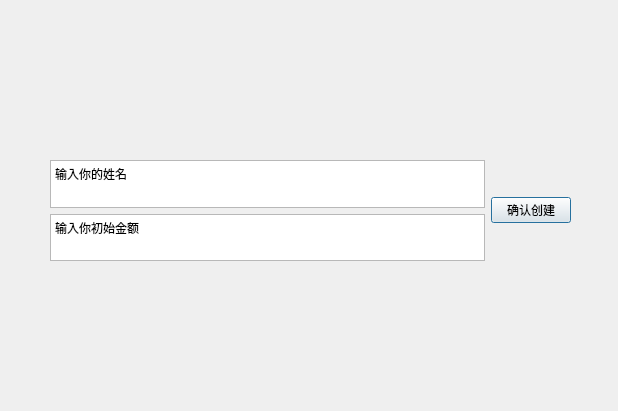
<?xml version="1.0" encoding="UTF-8"?>
<ui version="4.0">
 <class>ChuangJian_menu</class>
 <widget class="QDialog" name="ChuangJian_menu">
  <property name="geometry">
   <rect>
    <x>0</x>
    <y>0</y>
    <width>618</width>
    <height>411</height>
   </rect>
  </property>
  <property name="windowTitle">
   <string>创建账户</string>
  </property>
  <widget class="QWidget" name="horizontalLayoutWidget">
   <property name="geometry">
    <rect>
     <x>50</x>
     <y>160</y>
     <width>521</width>
     <height>101</height>
    </rect>
   </property>
   <layout class="QHBoxLayout" name="horizontalLayout">
    <item>
     <layout class="QVBoxLayout" name="verticalLayout">
      <item>
       <widget class="QPlainTextEdit" name="ChuangJian_Hao">
        <property name="plainText">
         <string>输入你的姓名</string>
        </property>
       </widget>
      </item>
      <item>
       <widget class="QPlainTextEdit" name="ChuangJian_JinE">
        <property name="plainText">
         <string>输入你初始金额
</string>
        </property>
       </widget>
      </item>
     </layout>
    </item>
    <item>
     <widget class="QPushButton" name="Btn_ChuangJian">
      <property name="text">
       <string>确认创建</string>
      </property>
     </widget>
    </item>
   </layout>
  </widget>
 </widget>
 <resources/>
 <connections/>
</ui>
